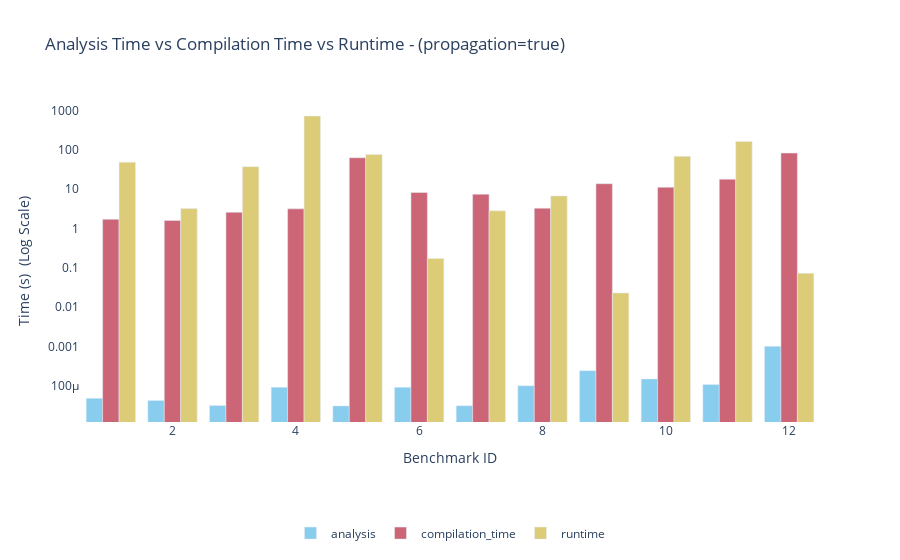

Notebook code cell kept with this figure:
### Code cell
df_sparse = df[df["method"] == "Sparse (prop=true)"]

df_melt = df_sparse.melt(
    id_vars=["file_name", "method", "benchmark_id"],
    value_vars=["analysis", "compilation_time", "runtime"],
    var_name="metric",
    value_name="value"
)

df_melt["metric"] = df_melt["metric"]

fig = px.bar(
    df_melt,
    x="benchmark_id",
    y="value",
    color="metric",
    barmode="group",
    log_y=True,
    labels={"value": "Time (s)  (Log Scale)", "benchmark_id": "Benchmark ID", "runtime": "Runtime"},
    title="Analysis Time vs Compilation Time vs Runtime - (propagation=true)",
    color_discrete_sequence=px.colors.qualitative.Safe,
)
fig.update_layout(
    legend=dict(orientation="h", yanchor="top", xanchor="center", y=-0.3, x=0.5),
    plot_bgcolor="white", legend_title=None

)
fig.write_image("my_plot.svg")
fig.show()

### Figure 1 — Plotly figure (JSON) as saved in the notebook; plotly's stock layout.template omitted (floating-point values rounded to 4 significant figures)
{"data": [{"alignmentgroup": "True", "hovertemplate": "metric=analysis<br>Benchmark ID=%{x}<br>Time (s)  (Log Scale)=%{y}<extra></extra>", "legendgroup": "analysis", "marker": {"color": "rgb(136, 204, 238)", "pattern": {"shape": ""}}, "name": "analysis", "offsetgroup": "analysis", "orientation": "v", "showlegend": true, "textposition": "auto", "type": "bar", "x": [1, 2, 3, 4, 5, 6, 7, 8, 9, 10, 11, 12], "xaxis": "x", "y": [4.771e-05, 4.216e-05, 3.125e-05, 9.152e-05, 3.065e-05, 9.117e-05, 3.085e-05, 0.0001001, 0.000242, 0.0001486, 0.0001071, 0.001007], "yaxis": "y"}, {"alignmentgroup": "True", "hovertemplate": "metric=compilation_time<br>Benchmark ID=%{x}<br>Time (s)  (Log Scale)=%{y}<extra></extra>", "legendgroup": "compilation_time", "marker": {"color": "rgb(204, 102, 119)", "pattern": {"shape": ""}}, "name": "compilation_time", "offsetgroup": "compilation_time", "orientation": "v", "showlegend": true, "textposition": "auto", "type": "bar", "x": [1, 2, 3, 4, 5, 6, 7, 8, 9, 10, 11, 12], "xaxis": "x", "y": [1.717, 1.597, 2.588, 3.153, 62.91, 8.215, 7.45, 3.284, 13.76, 11.2, 17.94, 83.05], "yaxis": "y"}, {"alignmentgroup": "True", "hovertemplate": "metric=runtime<br>Benchmark ID=%{x}<br>Time (s)  (Log Scale)=%{y}<extra></extra>", "legendgroup": "runtime", "marker": {"color": "rgb(221, 204, 119)", "pattern": {"shape": ""}}, "name": "runtime", "offsetgroup": "runtime", "orientation": "v", "showlegend": true, "textposition": "auto", "type": "bar", "x": [1, 2, 3, 4, 5, 6, 7, 8, 9, 10, 11, 12], "xaxis": "x", "y": [48.62, 3.212, 37.4, 722.2, 76.47, 0.1727, 2.806, 6.741, 0.02293, 68.52, 163.5, 0.07249], "yaxis": "y"}], "layout": {"barmode": "group", "legend": {"orientation": "h", "title": {}, "tracegroupgap": 0, "x": 0.5, "xanchor": "center", "y": -0.3, "yanchor": "top"}, "plot_bgcolor": "white", "title": {"text": "Analysis Time vs Compilation Time vs Runtime - (propagation=true)"}, "xaxis": {"anchor": "y", "domain": [0, 1], "title": {"text": "Benchmark ID"}}, "yaxis": {"anchor": "x", "domain": [0, 1], "title": {"text": "Time (s)  (Log Scale)"}, "type": "log"}}}
